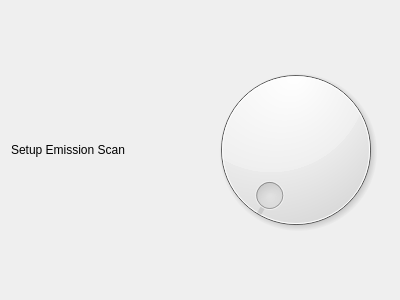
<ui version="4.0" >
 <class>EmissionScanController</class>
 <widget class="QWidget" name="EmissionScanController" >
  <property name="geometry" >
   <rect>
    <x>0</x>
    <y>0</y>
    <width>400</width>
    <height>300</height>
   </rect>
  </property>
  <property name="windowTitle" >
   <string>Form</string>
  </property>
  <layout class="QVBoxLayout" name="verticalLayout" >
   <item>
    <layout class="QHBoxLayout" name="horizontalLayout" >
     <item>
      <widget class="QLabel" name="label" >
       <property name="text" >
        <string>Setup Emission Scan</string>
       </property>
      </widget>
     </item>
     <item>
      <widget class="QDial" name="dial" />
     </item>
    </layout>
   </item>
  </layout>
 </widget>
 <resources/>
 <connections/>
</ui>
